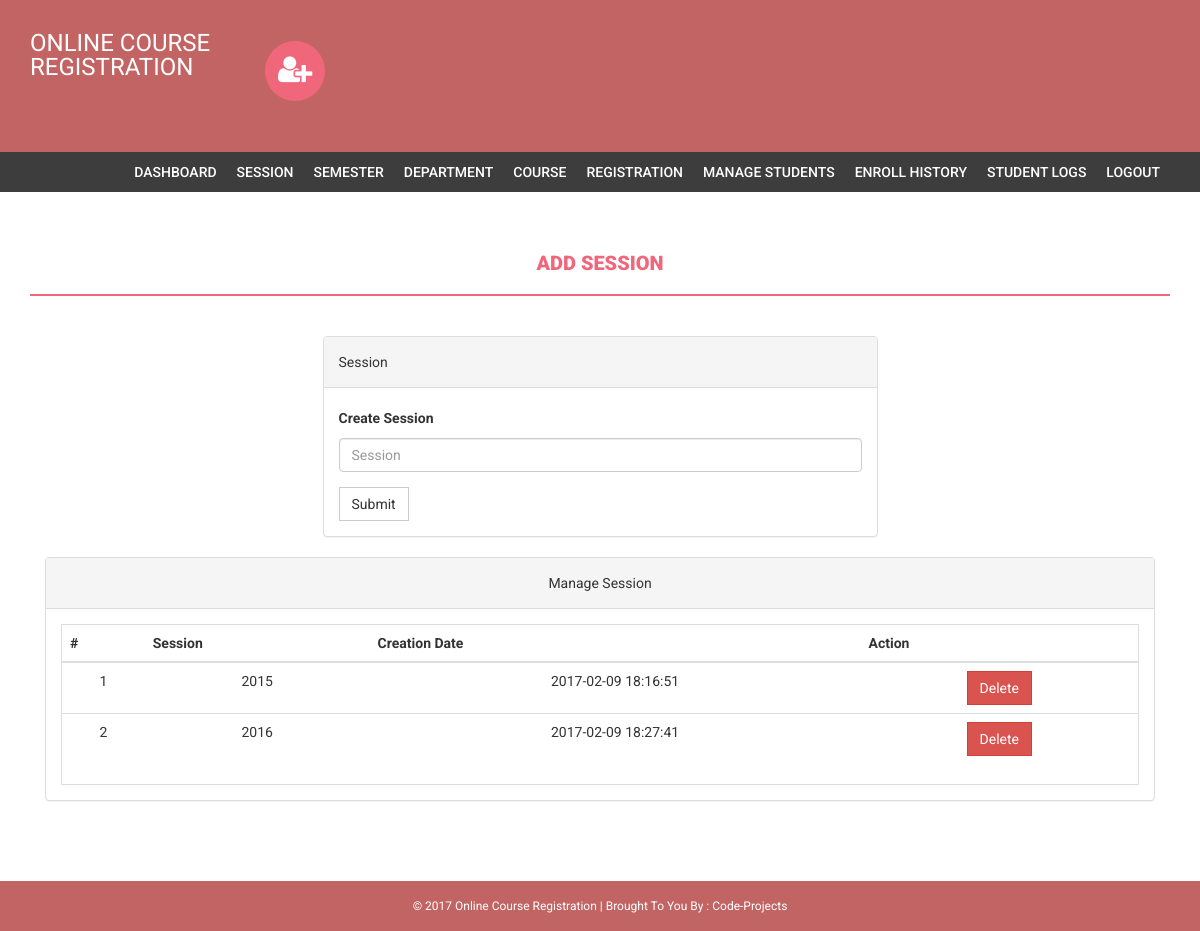
Page /admin/session.php (signed in) on the committed database.
### tables this page shows
CREATE TABLE IF NOT EXISTS `session` (
  `id` int(11) NOT NULL,
  `session` varchar(255) NOT NULL,
  `creationDate` timestamp NOT NULL DEFAULT CURRENT_TIMESTAMP
);

### admin/session.php (the view, shortened to what this page needs)
<?php
if(strlen($_SESSION['alogin'])==0)
    {
header('location:index.php');
}
else{
?>
<!DOCTYPE html>
<html xmlns="http://www.w3.org/1999/xhtml">
<head>
    <link href="assets/css/bootstrap.css" rel="stylesheet" />
    <link href="assets/css/font-awesome.css" rel="stylesheet" />
    <link href="assets/css/style.css" rel="stylesheet" />
</head>
<body>
<?php include('includes/header.php');?>
<?php if($_SESSION['alogin']!="")
{
 include('includes/menubar.php');
}
 ?>
    <div class="content-wrapper">
        <div class="container">
              <div class="row">
                    <div class="col-md-12">
                        <h1 class="page-head-line">Add session  </h1>
                    </div>
                </div>
                <div class="row" >
                  <div class="col-md-3"></div>
                    <div class="col-md-6">
                        <div class="panel panel-default">
                        <div class="panel-heading">
                           Session
                        </div>
                        <div class="panel-body">
                       <form name="session" method="post">
   <div class="form-group">
    <label for="session">Create Session </label>
    <input type="text" class="form-control" id="sesssion" name="sesssion" placeholder="Session" />
  </div>
 <button type="submit" name="submit" class="btn btn-default">Submit</button>
</form>
                            </div>
                            </div>
                    </div>
                </div>
                <div class="col-md-12">
                    <div class="panel panel-default">
                        <div class="panel-heading">
                            Manage Session
                        </div>
                        <div class="panel-body">
                            <div class="table-responsive table-bordered">
                                <table class="table">
                                    <thead>
                                        <tr>
                                            <th>#</th>
                                            <th>Session</th>
                                            <th>Creation Date</th>
                                            <th>Action</th>
                                        </tr>
                                    </thead>
                                    <tbody>
<?php
$sql=mysql_query("select * from session");
$cnt=1;
while($row=mysql_fetch_array($sql))
{
?>
                                        <tr>
                                            <td><?php echo $cnt;?></td>
                                            <td><?php echo htmlentities($row['session']);?></td>
                                            <td><?php echo htmlentities($row['creationDate']);?></td>
                                            <td>
  <a href="session.php?id=<?php echo $row['id']?>&del=delete" onClick="return confirm('Are you sure you want to delete?')">
                                            <button class="btn btn-danger">Delete</button>
</a>
                                            </td>
                                        </tr>
<?php
$cnt++;
} ?>
                                    </tbody>
                                </table>
                            </div>
                        </div>
                    </div>
                </div>
            </div>
        </div>
  <?php include('includes/footer.php');?>
</body>
</html>
<?php } ?>

### admin/assets/css/style.css (style rules this page uses)
body { font-family: 'Roboto', sans-serif; line-height: 30px; }
.content-wrapper { margin-top: 40px; min-height: 600px; padding-bottom: 60px; }
.page-head-line { font-weight: 900; padding-bottom: 20px; border-bottom: 2px solid #F0677C; text-transform: uppercase; color: #F0677C; font-size: 20px; margin-bottom: 40px; }
.btn { border-radius: 0px; -webkit-border-radius: 0px; -moz-border-radius: 0px; }

### admin/includes/footer.php (style rules this page uses)
.col-md-12 { text-align: center; }

### rows in the picture
session: session "2015", creationDate "2017-02-09 18:16:51"
session: session "2016", creationDate "2017-02-09 18:27:41"
